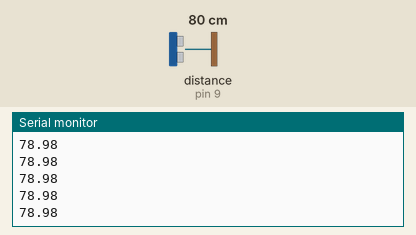
A sketch run on a simulated Arduino Uno, built with avr-gcc and run on an emulated ATmega328P. Shown: the last lines printed to the serial monitor. Wiring (inferred from the names in the program): ultrasonic range finder: trigger pin 8; echo pin 9. Inputs (shaded band) come from the test bench; at power-on: distance to the obstacle (sensor on pin 9) 80 cm. The echo pulse lasts 58.3 µs per cm.

Above: at 1.2 s.
1.3 s: distance to the obstacle (sensor on pin 9) set to 2 cm
At 2.1 s:
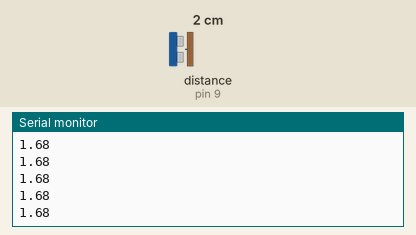
2.8 s: distance to the obstacle (sensor on pin 9) set to 4 cm
At 3.8 s:
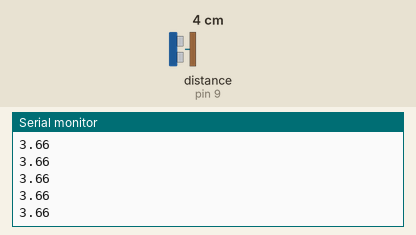
Timing chart, 0 to 5.8 s (numbered marks = the images above; inputs shaded):
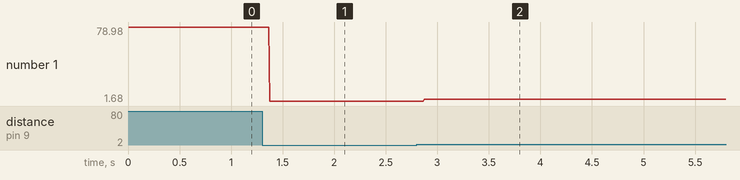

The sketch:

ultrasonic.ino
```cpp
int Trig = 8;
int Echo = 9;
int Duration;
int Distance;

void setup() {
  Serial.begin(9600);
  pinMode(Trig,OUTPUT);
  pinMode(Echo,INPUT);
}

void loop() {
  digitalWrite(Trig,LOW);
  delayMicroseconds(1);
  digitalWrite(Trig,HIGH);
  delayMicroseconds(9);
  digitalWrite(Trig,LOW);
  Serial.println(pulseIn(Echo,HIGH) * 0.017);
}
```

Measured:
- after the input at 1.3 s, the serial monitor: prints a new line after 0.07 s (image 1)
- after the input at 2.8 s, the serial monitor: prints a new line after 0.07 s (image 2)
- plotted number 1: 78.98 → 1.68 after the input at 1.3 s, 1.68 → 3.6 after the input at 2.8 s
